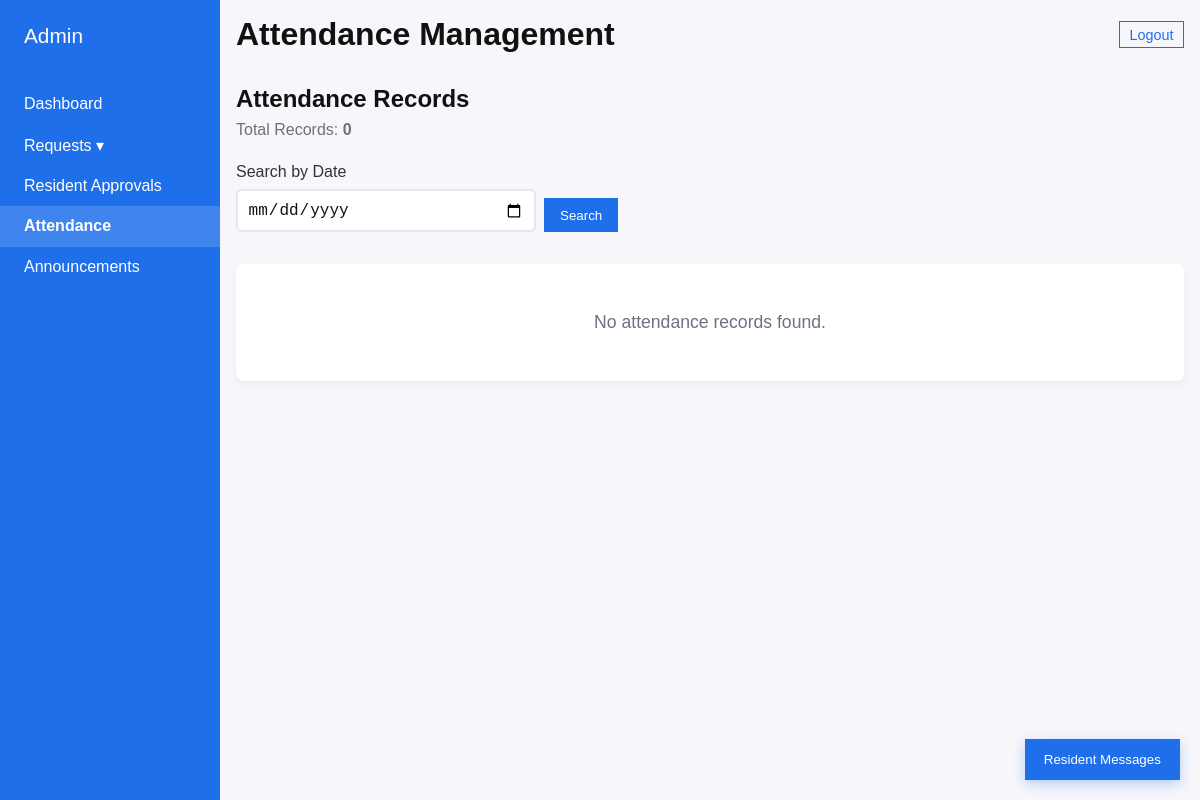
The page /admin/AttendanceView.php (signed in) on the database as committed earlier.
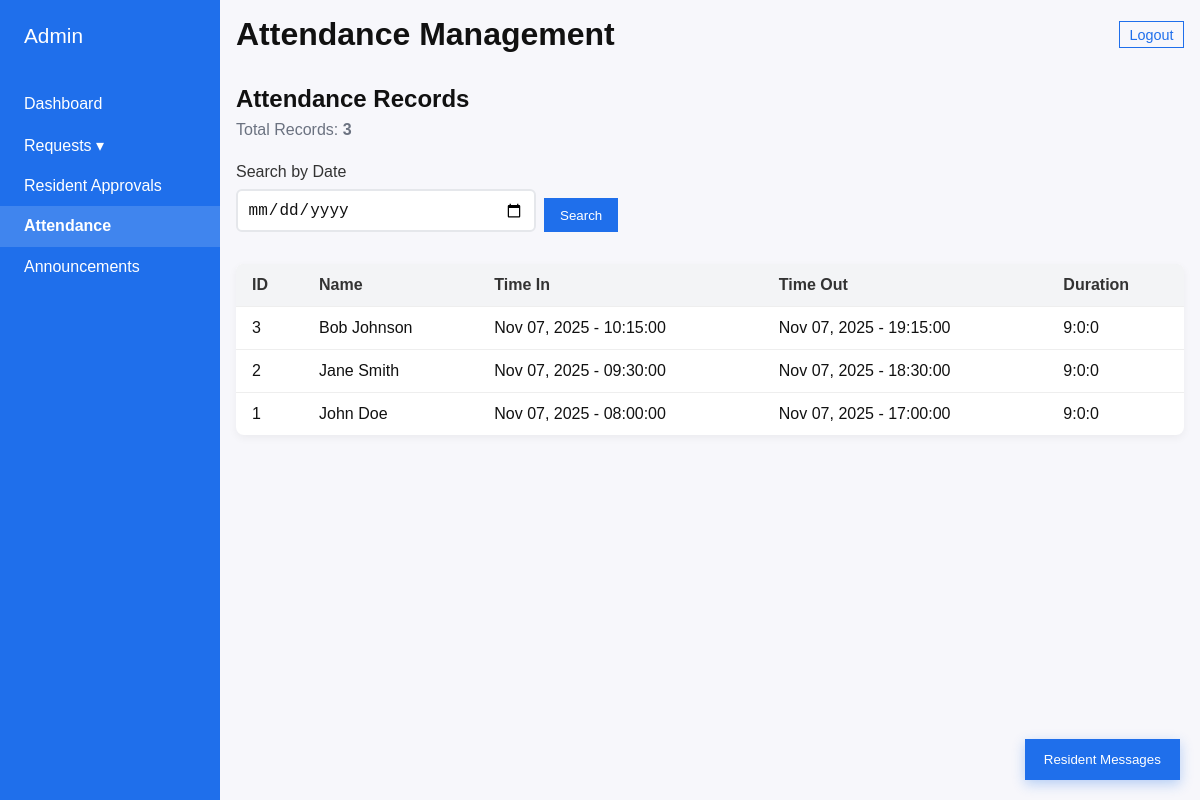
The same page on the database as committed later.
### tables this page shows
CREATE TABLE attendance (
  id INT AUTO_INCREMENT PRIMARY KEY,
  name VARCHAR(255) NOT NULL,
  time_in DATETIME DEFAULT NULL,
  time_out DATETIME DEFAULT NULL
);

### config/Database.php (called while the page is built, shortened)
<?php
class Database {
    private static $instance = null;
    private $conn;
    private $host = "localhost";
    private $db_name = "smartbarangaydb";
    private $username = "root";
    private $password = "";
    private function __construct() {
        try {
            $this->conn = new PDO(
                "mysql:host=" . $this->host . ";dbname=" . $this->db_name,
                $this->username,
                $this->password
            );
            $this->conn->setAttribute(PDO::ATTR_ERRMODE, PDO::ERRMODE_EXCEPTION);
            $this->conn->exec("set names utf8");
        } catch(PDOException $e) {
            $this->displayError(
                "Unable to Connect to the System",
                "We're having trouble connecting to our database. This might be temporary. Please try again in a few moments.",
                "If the problem continues, please contact the barangay office for assistance."
            );
        }
    }
    public static function getInstance() {
        if (self::$instance === null) {
            self::$instance = new self();
        }
        return self::$instance;
    }
    public function getConnection() {
        return $this->conn;
    }
}

### admin/Admin.php (called while the page is built, shortened)
<?php
require_once "../config/Database.php";
class Admin {
    private $conn;
    public function __construct() {
        $this->conn = Database::getInstance()->getConnection();
    }
    public function getAttendanceRecords() {
        try {
            $stmt = $this->conn->prepare("SELECT id, name, time_in, time_out FROM attendance ORDER BY id DESC");
            $stmt->execute();
            return $stmt->fetchAll(PDO::FETCH_ASSOC);
        } catch (PDOException $e) {
            error_log("Get attendance records error: " . $e->getMessage());
            return [];
        }
    }
}

### admin/AttendanceView.php (the view, shortened to what this page needs)
<?php
require_once "Admin.php";
$admin = new Admin();
$attendanceRecords = $admin->getAttendanceRecords();
$filteredRecords = $attendanceRecords;
$searchDate = '';
?>
<!DOCTYPE html>
<html lang="en">
<head>
  <link rel="stylesheet" href="../css/admin_dashboard.css">
  <link rel="stylesheet" href="../css/attendance.css">
  <link rel="stylesheet" href="https://cdn.datatables.net/1.13.5/css/jquery.dataTables.min.css">
</head>
<body>
  <div class="admin-layout">
    <aside class="sidebar">
      <div class="brand">Admin</div>
      <nav>
        <div class="sidebar-links">
          <a href="AdminDashboard.php">Dashboard</a>
          <div class="dropdown">
            <button class="dropbtn">Requests ▾</button>
          </div>
          <a href="ResidentApprovals.php">Resident Approvals</a>
          <a href="AttendanceView.php" style="background: rgba(255,255,255,0.15); font-weight: 600;">Attendance</a>
          <a href="../announcements/AnnouncementsList.php">Announcements</a>
        </div>
      </nav>
    </aside>
    <main class="admin-main">
      <header class="admin-top">
        <h1>Attendance Management</h1>
        <div class="admin-actions">
          <a href="../logout.php" class="btn outline small">Logout</a>
        </div>
      </header>
      <section id="attendanceTable">
        <div class="section-header">
          <h2>Attendance Records</h2>
          <p>Total Records: <strong><?php echo count($filteredRecords); ?></strong></p>
        </div>
        <div class="search-section">
          <form method="GET">
            <div class="date-input-wrapper">
              <label for="search_date">Search by Date</label>
              <input type="date" id="search_date" name="search_date" value="<?php echo htmlspecialchars($searchDate); ?>">
            </div>
            <button type="submit" class="btn">Search</button>
          </form>
        </div>
        <?php if (!empty($filteredRecords)): ?>
          <table id="attendanceDataTable">
            <thead>
              <tr>
                <th>ID</th>
                <th>Name</th>
                <th>Time In</th>
                <th>Time Out</th>
                <th>Duration</th>
              </tr>
            </thead>
            <tbody>
              <?php
              foreach ($filteredRecords as $record) {
                $id = htmlspecialchars($record['id'], ENT_QUOTES, 'UTF-8');
                $name = htmlspecialchars($record['name'], ENT_QUOTES, 'UTF-8');
                $time_in = $record['time_in'] ? date('M d, Y - H:i:s', strtotime($record['time_in'])) : 'N/A';
                $time_out = $record['time_out'] ? date('M d, Y - H:i:s', strtotime($record['time_out'])) : 'Ongoing';
                $duration = 'N/A';
                if ($record['time_in'] && $record['time_out']) {
                  $time_in_obj = new DateTime($record['time_in']);
                  $time_out_obj = new DateTime($record['time_out']);
                  $interval = $time_in_obj->diff($time_out_obj);
                  $duration = $interval->format('%h:%i:%s');
                }
                echo "<tr>
                  <td>{$id}</td>
                  <td>{$name}</td>
                  <td>{$time_in}</td>
                  <td>{$time_out}</td>
                  <td>{$duration}</td>
                </tr>";
              }
              ?>
            </tbody>
          </table>
        <?php else: ?>
          <div class="empty-state">
            <p>No attendance records found.</p>
          </div>
        <?php endif; ?>
      </section>
    </main>
  </div>
  <?php include 'adminchat.php'; ?>
</body>
</html>

### admin/adminchat.php (shortened to what this page needs)
<div class="chat-container">
  <button class="chat-btn" id="chatToggle">Resident Messages</button>
</div>

### css/admin_dashboard.css (style rules this page uses)
:root { --primary: #1f6feb; --muted: #6b7280; --bg: #f7f7fb; --card: #ffffff; --accent: #f3f4f6; }
* { box-sizing: border-box; margin: 0; padding: 0; }
body { font-family: Arial, sans-serif; background: var(--bg); color: #111; margin: 0; height: 100%; }
html, body { height: 100%; margin: 0; }
.admin-layout { display: flex; min-height: 100vh; height: 100vh; overflow: hidden; }
.sidebar { width: 220px; background: var(--primary); color: #fff; padding: 1.5rem 0; height: 100vh; overflow-y: auto; position: sticky; top: 0; }
.sidebar .brand { font-size: 1.3rem; font-weight: 400; padding: 0 1.5rem 1rem; color: #fff; }
.sidebar nav a, .sidebar nav .dropbtn { display: block; padding: 0.7rem 1.5rem; color: #fff; text-decoration: none; transition: background 0.2s; background: transparent; border: none; font-size: 1rem; cursor: pointer; text-align: left; width: 100%; border-radius: 0; }
.sidebar-links { padding-top: 20px; }
.dropdown { position: relative; }
.admin-main { flex: 1; padding: 1rem; overflow-y: auto; background: var(--bg); }
.admin-top { display: flex; justify-content: space-between; align-items: center; margin-bottom: 2rem; }
.btn { background: var(--primary); color: #fff; padding: 0.6rem 1rem; border-radius: 0; text-decoration: none; border: none; cursor: pointer; transition: background 0.2s; display: inline-block; }
.btn.outline { background: transparent; border: 1px solid var(--primary); color: var(--primary); }
.btn.small { padding: 0.3rem 0.6rem; font-size: 0.9rem; }
table { width: 100%; border-collapse: collapse; margin-top: 1rem; background: var(--card); border-radius: 8px; overflow: hidden; box-shadow: 0 3px 8px rgba(0,0,0,0.05); }
table th, table td { padding: 0.6rem; border-bottom: 1px solid #eee; text-align: left; }
table th { background: var(--accent); font-weight: 600; color: #333; }
.chat-container { position: fixed; bottom: 20px; right: 20px; z-index: 1000; }
.chat-btn { background: var(--primary); color: #fff; padding: 0.8rem 1.2rem; border-radius: 0; border: none; cursor: pointer; box-shadow: 0 4px 12px rgba(31, 111, 235, 0.3); transition: transform 0.2s; font-weight: 500; }

### css/attendance.css (style rules this page uses)
.section-header { margin-bottom: 1.5rem; }
.section-header h2 { color: #111; margin-bottom: 0.5rem; }
.section-header p { color: var(--muted); margin-top: 0.5rem; }
.search-section { margin-bottom: 2rem; }
.search-section form { display: flex; gap: 0.5rem; align-items: flex-end; }
.search-section .date-input-wrapper { flex: 1; max-width: 300px; }
.search-section label { display: block; margin-bottom: 0.5rem; font-weight: 500; color: #333; }
.search-section input[type="date"] { width: 100%; padding: 0.6rem; border: 2px solid #e5e7eb; border-radius: 6px; font-size: 1rem; transition: all 0.3s; background: #fff; color: #111; }
.search-section .btn { margin-bottom: 0; }
#attendanceTable { background: transparent; }
#attendanceDataTable { width: 100%; border-collapse: collapse; margin-top: 1rem; background: var(--card); border-radius: 8px; overflow: hidden; box-shadow: 0 3px 8px rgba(0, 0, 0, 0.05); }
#attendanceDataTable thead { background: var(--accent); }
#attendanceDataTable th, #attendanceDataTable td { padding: 0.75rem 1rem; border-bottom: 1px solid #eee; text-align: left; }
#attendanceDataTable th { font-weight: 600; color: #333; background: var(--accent); }
#attendanceDataTable tbody tr:last-child td { border-bottom: none; }
.empty-state { text-align: center; padding: 3rem; background: var(--card); border-radius: 8px; box-shadow: 0 3px 8px rgba(0, 0, 0, 0.05); color: var(--muted); }
.empty-state p { margin: 0; font-size: 1.1rem; }

### admin/AttendanceView.php (style rules this page uses)
.section-header { margin-bottom: 1.5rem; }
.section-header h2 { color: #111; margin-bottom: 0.5rem; }
.empty-state { text-align: center; padding: 3rem; background: var(--card); border-radius: 8px; box-shadow: 0 3px 8px rgba(0,0,0,0.05); color: var(--muted); }

Rows that differ between the two databases and show on the page:
added attendance: id "3", name "Bob Johnson", time_in "Nov 07, 2025 - 10:15:00", time_out "Nov 07, 2025 - 19:15:00", duration "9:0:0"
added attendance: id "2", name "Jane Smith", time_in "Nov 07, 2025 - 09:30:00", time_out "Nov 07, 2025 - 18:30:00", duration "9:0:0"
added attendance: id "1", name "John Doe", time_in "Nov 07, 2025 - 08:00:00", time_out "Nov 07, 2025 - 17:00:00", duration "9:0:0"
Other text that changed with them:
count($filteredRecords): "0" → "3"
text no longer shown: "No attendance records found."
text now shown: "ID Name Time In Time Out Duration"
